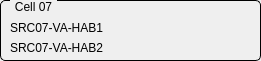
  <widget class="QGroupBox" name="GBCell7">
   <property name="geometry">
    <rect>
     <x>10</x>
     <y>230</y>
     <width>261</width>
     <height>61</height>
    </rect>
   </property>
   <property name="styleSheet">
    <string notr="true">QGroupBox {
    border: 1px solid black;
    border-radius: 5px;
    margin-top: 0.5em;
}

QGroupBox::title {
    subcontrol-origin: margin;
    left: 10px;
    padding: 0 3px 0 3px;
}</string>
   </property>
   <property name="title">
    <string>Cell 07</string>
   </property>
   <property name="checkable">
    <bool>false</bool>
   </property>
   <widget class="QLabel" name="label_13">
    <property name="geometry">
     <rect>
      <x>10</x>
      <y>20</y>
      <width>121</width>
      <height>16</height>
     </rect>
    </property>
    <property name="text">
     <string>SRC07-VA-HAB1</string>
    </property>
   </widget>
   <widget class="QLabel" name="label_34">
    <property name="geometry">
     <rect>
      <x>10</x>
      <y>40</y>
      <width>121</width>
      <height>16</height>
     </rect>
    </property>
    <property name="text">
     <string>SRC07-VA-HAB2</string>
    </property>
   </widget>
   <widget class="QESimpleShape" name="ledSRC7HAB1S2">
    <property name="geometry">
     <rect>
      <x>220</x>
      <y>20</y>
      <width>16</width>
      <height>16</height>
     </rect>
    </property>
    <property name="shape">
     <enum>QSimpleShape::circle</enum>
    </property>
    <property name="colour0" stdset="0">
     <color>
      <red>60</red>
      <green>20</green>
      <blue>20</blue>
     </color>
    </property>
    <property name="colour1" stdset="0">
     <color>
      <red>240</red>
      <green>5</green>
      <blue>5</blue>
     </color>
    </property>
    <property name="variable" stdset="0">
     <string>SRC$(v1)-VA-HAB1-FLS2:isInterlock</string>
    </property>
    <property name="variableSubstitutions" stdset="0">
     <string>v1=07</string>
    </property>
    <property name="edgeAlarmStateOption" stdset="0">
     <enum>QESimpleShape::Never</enum>
    </property>
    <property name="displayAlarmStateOption" stdset="0">
     <enum>QESimpleShape::Never</enum>
    </property>
   </widget>
   <widget class="QESimpleShape" name="ledSRC7HAB1S1">
    <property name="geometry">
     <rect>
      <x>150</x>
      <y>20</y>
      <width>16</width>
      <height>16</height>
     </rect>
    </property>
    <property name="shape">
     <enum>QSimpleShape::circle</enum>
    </property>
    <property name="colour0" stdset="0">
     <color>
      <red>60</red>
      <green>20</green>
      <blue>20</blue>
     </color>
    </property>
    <property name="colour1" stdset="0">
     <color>
      <red>240</red>
      <green>5</green>
      <blue>5</blue>
     </color>
    </property>
    <property name="flash0" stdset="0">
     <bool>false</bool>
    </property>
    <property name="flash1" stdset="0">
     <bool>false</bool>
    </property>
    <property name="variable" stdset="0">
     <string>SRC$(v1)-VA-HAB1-FLS1:isInterlock</string>
    </property>
    <property name="variableSubstitutions" stdset="0">
     <string>v1=07</string>
    </property>
    <property name="edgeAlarmStateOption" stdset="0">
     <enum>QESimpleShape::Never</enum>
    </property>
    <property name="displayAlarmStateOption" stdset="0">
     <enum>QESimpleShape::Never</enum>
    </property>
   </widget>
   <widget class="QESimpleShape" name="ledSRC7HAB2S2">
    <property name="geometry">
     <rect>
      <x>220</x>
      <y>40</y>
      <width>16</width>
      <height>16</height>
     </rect>
    </property>
    <property name="shape">
     <enum>QSimpleShape::circle</enum>
    </property>
    <property name="colour0" stdset="0">
     <color>
      <red>60</red>
      <green>20</green>
      <blue>20</blue>
     </color>
    </property>
    <property name="colour1" stdset="0">
     <color>
      <red>240</red>
      <green>5</green>
      <blue>5</blue>
     </color>
    </property>
    <property name="variable" stdset="0">
     <string>SRC$(v1)-VA-HAB2-FLS2:isInterlock</string>
    </property>
    <property name="variableSubstitutions" stdset="0">
     <string>v1=07</string>
    </property>
    <property name="edgeAlarmStateOption" stdset="0">
     <enum>QESimpleShape::Never</enum>
    </property>
    <property name="displayAlarmStateOption" stdset="0">
     <enum>QESimpleShape::Never</enum>
    </property>
   </widget>
   <widget class="QESimpleShape" name="ledSRC7HAB2S1">
    <property name="geometry">
     <rect>
      <x>150</x>
      <y>40</y>
      <width>16</width>
      <height>16</height>
     </rect>
    </property>
    <property name="shape">
     <enum>QSimpleShape::circle</enum>
    </property>
    <property name="colour0" stdset="0">
     <color>
      <red>60</red>
      <green>20</green>
      <blue>20</blue>
     </color>
    </property>
    <property name="colour1" stdset="0">
     <color>
      <red>240</red>
      <green>5</green>
      <blue>5</blue>
     </color>
    </property>
    <property name="flash0" stdset="0">
     <bool>false</bool>
    </property>
    <property name="flash1" stdset="0">
     <bool>false</bool>
    </property>
    <property name="variable" stdset="0">
     <string>SRC$(v1)-VA-HAB2-FLS1:isInterlock</string>
    </property>
    <property name="variableSubstitutions" stdset="0">
     <string>v1=07</string>
    </property>
    <property name="edgeAlarmStateOption" stdset="0">
     <enum>QESimpleShape::Never</enum>
    </property>
    <property name="displayAlarmStateOption" stdset="0">
     <enum>QESimpleShape::Never</enum>
    </property>
   </widget>
  </widget>
